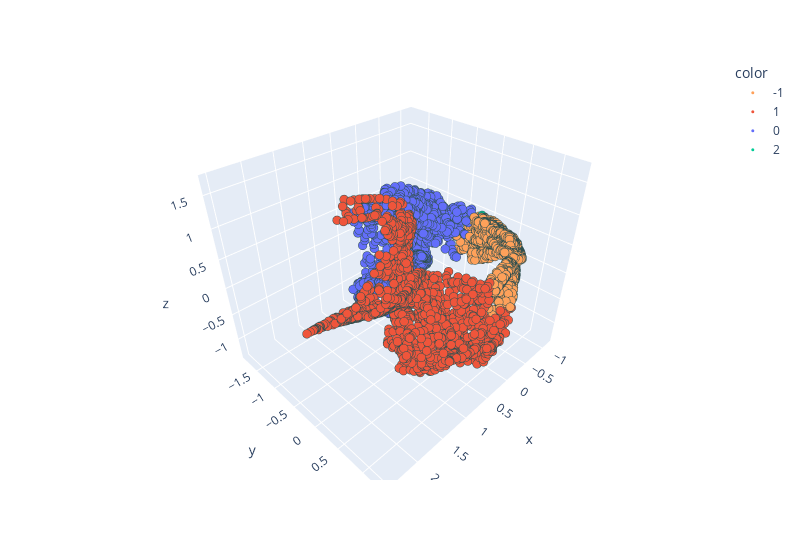

Notebook code cell kept with this figure:
### Markdown cell above
Identifying medoid cluster in post-image

### Code cell
with torch.no_grad():
    # Advance all
    x_obs_advanced = x_proj_obs @ torch.linalg.matrix_power(autoencoder.koopman_weights.T, 100)

    # Advance cluster
    subset_advanced = subset_x_proj_obs @ V.T @ torch.linalg.matrix_power(D_exp, 100) @ V_inv.T

    # Compute medoid
    pairwise_distances = torch.cdist(subset_advanced, subset_advanced, p=2)
    sum_distances = torch.sum(pairwise_distances, dim=1)
    medoid_idx = torch.argmin(sum_distances)
    medoid = subset_advanced[medoid_idx].unsqueeze(0)

    # Get radius
    distances_from_medoid = pairwise_distances[medoid_idx]
    radius = torch.quantile(distances_from_medoid, 1.00)  # percentile

    # Compute distances from all points in 'advanced' to the medoid
    distances_to_medoid_all = torch.cdist(x_obs_advanced, medoid, p=2).squeeze()

    # Find points within radius in the full advanced tensor
    mask_all = distances_to_medoid_all <= radius
    harmful_outputs = x_obs_advanced[mask_all]
    indices_within_radius = torch.where(mask_all)[0]  # indices in the `advanced` tensor

    # Statistics
    num_points = mask_all.sum().item()
    percentage = num_points / len(x_obs_advanced) * 100
    print(f"Selected {num_points} points ({percentage:.2f}% of all points)")


pca_engine = PCA(n_components=3)
reduced = pca_engine.fit_transform(pred_proj)
labels = dataset.labels.clone().squeeze().numpy()
labels[indices_within_radius] = -1
scatter(x=reduced[:, 0], y=reduced[:, 1], z=reduced[:, 2], labels=labels)

### Figure 1 — Plotly figure (JSON) as saved in the notebook; plotly's stock layout.template omitted (floating-point values rounded to 4 significant figures; data arrays with more than 128 entries replaced by an {"elided": "..."} marker saying what was removed)
{"data": [{"hovertemplate": "color=-1<br>x=%{x}<br>y=%{y}<br>z=%{z}<extra></extra>", "legendgroup": "-1", "marker": {"color": "#FFA15A", "line": {"color": "DarkSlateGrey", "width": 0.0001}, "size": 3, "symbol": "circle"}, "mode": "markers", "name": "-1", "scene": "scene", "showlegend": true, "type": "scatter3d", "x": {"elided": "1686 float values"}, "y": {"elided": "1686 float values"}, "z": {"elided": "1686 float values"}}, {"hovertemplate": "color=1<br>x=%{x}<br>y=%{y}<br>z=%{z}<extra></extra>", "legendgroup": "1", "marker": {"color": "#EF553B", "line": {"color": "DarkSlateGrey", "width": 0.0001}, "size": 3, "symbol": "circle"}, "mode": "markers", "name": "1", "scene": "scene", "showlegend": true, "type": "scatter3d", "x": {"elided": "1653 float values"}, "y": {"elided": "1653 float values"}, "z": {"elided": "1653 float values"}}, {"hovertemplate": "color=0<br>x=%{x}<br>y=%{y}<br>z=%{z}<extra></extra>", "legendgroup": "0", "marker": {"color": "#636EFA", "line": {"color": "DarkSlateGrey", "width": 0.0001}, "size": 3, "symbol": "circle"}, "mode": "markers", "name": "0", "scene": "scene", "showlegend": true, "type": "scatter3d", "x": {"elided": "1660 float values"}, "y": {"elided": "1660 float values"}, "z": {"elided": "1660 float values"}}, {"hovertemplate": "color=2<br>x=%{x}<br>y=%{y}<br>z=%{z}<extra></extra>", "legendgroup": "2", "marker": {"color": "#00CC96", "line": {"color": "DarkSlateGrey", "width": 0.0001}, "size": 3, "symbol": "circle"}, "mode": "markers", "name": "2", "scene": "scene", "showlegend": true, "type": "scatter3d", "x": [-1.111], "y": [-0.1544], "z": [0.4428]}], "layout": {"legend": {"title": {"text": "color"}, "tracegroupgap": 0}, "margin": {"t": 60}, "scene": {"domain": {"x": [0, 1], "y": [0, 1]}, "xaxis": {"title": {"text": "x"}}, "yaxis": {"title": {"text": "y"}}, "zaxis": {"title": {"text": "z"}}}, "showlegend": true, "width": 800}}
